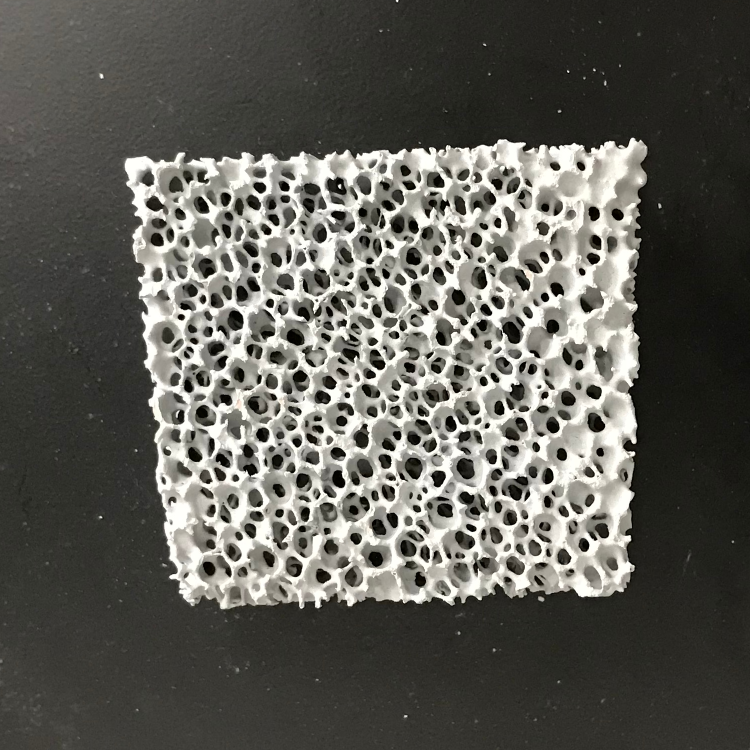
#> input picture closed_holes_detection/closed_holes_images/closed_hole.JPG, 1500 x 1500 px (shown at 1/2 size)
$ python closed_holes_tree.py
#> lines starting #> are read from the running program, lines starting #| are printed output that depends on the picture; after the words box and inside, x2 and y2 are one past the last pixel; in counts of white or black regions, pixels touching at a corner belong together
# 检测堵孔缺陷加入最小生成树
'''
@Author : liuxu
@Date : 2020/11/26
'''
import cv2
import os
import math
import matplotlib.pyplot as plt
import numpy as np
import datetime

# 待检测图像路径
filepath = "./closed_holes_images/closed_hole.JPG"
# [7 lines of commented-out code are left out]
IMAGE_WIDTH = 750
IMAGE_HEIGHT = 750

# 所有图像

all_images = []


# coding=utf-8
class Graph(object):
    def __init__(self, maps):
        self.maps = maps
        self.nodenum = self.get_nodenum()
        self.edgenum = self.get_edgenum()

    def get_nodenum(self):
        return len(self.maps)

    def get_edgenum(self):
        count = 0
        for i in range(self.nodenum):
            for j in range(i):
                if self.maps[i][j] > 0 and self.maps[i][j] < 9999:
                    count += 1
        return count

    def kruskal(self):
        res = []
        if self.nodenum <= 0 or self.edgenum < self.nodenum - 1:
            return res
        edge_list = []
        for i in range(self.nodenum):
            for j in range(i, self.nodenum):
                if self.maps[i][j] < 9999:
                    edge_list.append([i, j, self.maps[i][j]])  # 按[begin, end, weight]形式加入
        edge_list.sort(key=lambda a: a[2])  # 已经排好序的边集合

        group = [[i] for i in range(self.nodenum)]
        for edge in edge_list:
            for i in range(len(group)):
                if edge[0] in group[i]:
                    m = i
                if edge[1] in group[i]:
                    n = i
            if m != n:
                res.append(edge)
                group[m] = group[m] + group[n]
                group[n] = []
        return res

    # [31 lines left out: functions prim, plt_show_one_pic, not called in this run]


# 显示图像
def cv_show(name, img):
    cv2.imshow(name, img)
    # name=name
    # cv2.waitKey(0)


# 对图像resize处理
def row_image_resize(image, width, height):
    # image输入图像，width，height 期望得到的宽和高
    image = cv2.resize(image, (width, height))
    # print("resized image:", image.shape)
    return image


# #图像预处理函数
def pre_process(rowimage):
    # 显示原图
    # cv_show("row image", rowimage)
    grayimage = cv2.cvtColor(rowimage, cv2.COLOR_BGR2GRAY)  # 灰度化
    all_images.append((grayimage, "grayimage"))  # 填入列表
    resizedimage = row_image_resize(grayimage, IMAGE_WIDTH, IMAGE_HEIGHT)  # resize
    all_images.append((resizedimage, "resizedimage"))  # 填入列表
    cv_show("resizeimg", resizedimage)
    # 运用大津算法进行图像分割
    ret, im_th = cv2.threshold(resizedimage, 0, 255, cv2.THRESH_OTSU)

    # 使用全局固定阈值处理,增大阈值
    ret, im_th = cv2.threshold(resizedimage, int(ret + 25), 255, cv2.THRESH_BINARY)

    cv_show("image after OTSU", im_th)
    all_images.append((im_th, "OTSU"))
    return im_th


# 不使用for循环求两个矩阵的欧氏距离
def compute_distances_no_loops(mat_1, mat2):
    dists = np.sqrt(-2 * np.dot(mat_1, mat2.T) + np.sum(np.square(mat2), axis=1) +
                    np.transpose([np.sum(np.square(mat_1), axis=1)]))
    return dists


# 对图像进行旋转和裁剪操作
def crap_and_rotate(img, rect):
    box = cv2.boxPoints(rect)
    box = np.int0(box)
    # 对图像进行剪裁和旋转至水平
    width = int(rect[1][0])  # 图像的宽度
    height = int(rect[1][1])  # 图像的高度
    src_pts = box.astype("float32")
    dst_pts = np.array([[0, height - 1],
                        [0, 0],
                        [width - 1, 0],
                        [width - 1, height - 1]], dtype="float32")

    M = cv2.getPerspectiveTransform(src_pts, dst_pts)
    warped = cv2.warpPerspective(img, M, (width, height))

    # cv_show("cropped and rotated! ", warped)
    all_images.append((warped, "wrop&rotate"))
    warped_gray = cv2.cvtColor(warped, cv2.COLOR_BGR2GRAY)
    return warped_gray


# 计算两个轮廓之间的最小距离
def cal_two_contours_distance(cont1, cont2):
    min_distance = 100000
    cont1_sq = np.squeeze(cont1)
    cont2_sq = np.squeeze(cont2)
    dismat = compute_distances_no_loops(cont1_sq, cont2_sq)
    dist = np.min(dismat)
    return dist


# 窗口的内的所有轮廓计算距离矩阵
def distance_matrix(contours):
    # 先构造一个空的正方形矩阵(方阵)
    dis_mat = np.ones((len(contours), len(contours))) * 9999

    # 对角线值为0
    for i in range(len(contours)):
        dis_mat[i][i] = 0

    for i in range(int(len(contours) - 1)):
        cont1 = contours[i]
        for j in range(i + 1, len(contours)):
            cont2 = contours[j]
            temp_distance = cal_two_contours_distance(cont1, cont2)  # 计算两个轮廓之间的最小距离
            dis_mat[i][j] = temp_distance
            dis_mat[j][i] = temp_distance

    return dis_mat


# 根据距离矩阵生成最小生成树,分为kruskal算法和prim算法两种
def mstreegeneratefrommat(dis_mat):
    graph = Graph(dis_mat)
    graph_kruskal = graph.kruskal()
    # graph_prim = graph.prim()
    print("最小生成树kruskal算法")
    print(graph_kruskal)
    # print("最小生成树prim算法")
    # print(graph_prim)
    return graph_kruskal
    # return graph_prim


# 改进后的占空比计算函数
def cal_duty_cycle_in_rect(cropped_rotated_image, edge_length):
    # 正常区域最小生成树权值
    normal_tree_list = []
    # 非正常区域最小生成树权值
    unnormal_tree_list = []

    # 中值滤波去除面积微小的区域
    cropped_rotated_image = cv2.medianBlur(cropped_rotated_image, 3)
    print("根据占空比特征检测缺陷")
    # 是否存在堵孔缺陷的标志
    closed_holes_flag = 0
    # [5 lines of commented-out code are left out]
    img = cropped_rotated_image.copy()
    width_0 = img.shape[1]  # numpy的shape方法和
    height_0 = img.shape[0]
    # 减小尺寸后的图像
    mini_img = img[5:(height_0 - 5), 5:(width_0 - 5)]
    all_images.append((mini_img, "mini_img"))  # 填入列表
    print("mini_img shape: ", mini_img.shape)

    # 减小后的尺寸
    width = mini_img.shape[1]  # numpy的shape方法和
    height = mini_img.shape[0]
    # print("width:",width)
    # print("height:",height)

    # cv_show("mini:", mini_img)
    th = mini_img.max()  # 因为从二值图像转换RGB-->灰度图,灰度图像也是有两个值th和0
    S = float(edge_length * edge_length)  # 计算滑块的面积
    gray_value_S = S * float(th)  # 当滑块全部落在目标区域内的时候，总的灰度值的和

    # 初始化一个表示孔洞数量的二维数组
    rate_arr = np.zeros(
        [math.ceil((height - edge_length) / 10), math.ceil((width - edge_length) / 10)])  # math.ceil向上取整
    # print("二维数组shape: ",cons_num_arr.shape)

    min_value_rate = 1.0
    # 为提高运算速度，左右和上下相邻两个窗口间隔10px

    black_img = np.zeros_like(mini_img)  # 创建一个同大小的(0,0,0)黑色图像
    white_img = black_img
    white_img_rgb = cv2.cvtColor(white_img, cv2.COLOR_GRAY2BGR)

    mini_img_rgb = cv2.cvtColor(mini_img, cv2.COLOR_GRAY2BGR)
    for row in range(0, int(height - edge_length), 10):
        for col in range(0, int(width - edge_length), 10):
            temp_img = mini_img[int(row):int(row + edge_length), int(col):int(col + edge_length)]
            window_contours, _ = cv2.findContours(temp_img, cv2.RETR_TREE, cv2.CHAIN_APPROX_SIMPLE)
            print("删除前：", len(window_contours))
            window_contours = [cont for cont in window_contours if cv2.contourArea(cont) > 2]
            print("删除后：", len(window_contours))

            box = [[col, row], [col + edge_length, row], [col + edge_length, row + edge_length],
                   [col, row + edge_length]]  # 堵孔的矩形框
            box = np.array(box)  # list to ndarray
            # print("temp box: ",box)
            temp_sum = temp_img.sum()
            # print("temp_sum value: ", temp_sum)
            temp_rate = float(temp_sum / gray_value_S)
            rate_arr[int(row / 10)][int(col / 10)] = temp_rate

            # print("temp_sum value / gray_value_S={}".format(temp_sum / gray_value_S))
            if temp_rate < min_value_rate:
                min_value_rate = temp_rate

            if temp_rate < 0.055:
                # mini_img_with_rect = cv2.drawContours(mini_img_rgb, [box], 0, (0, 0, 255), 1)
                dis_mat = distance_matrix(window_contours)
                # print("邻接矩阵：\n", dis_mat)
                tree = mstreegeneratefrommat(dis_mat)
                # print("最小生成树为：\n", tree)
                weights_sum_value = 0.
                for i in range(len(tree)):
                    weights_sum_value += tree[i][2]
                # print("权重的和为：", weights_sum_value)
                weights_sum_value_div_n = weights_sum_value / len(window_contours)
                if weights_sum_value_div_n > 6.8:
                    cv2.drawContours(white_img, [box], 0, (255, 255, 255), cv2.FILLED)
                # [29 lines of commented-out code are left out]
    contours, _ = cv2.findContours(white_img, cv2.RETR_TREE, cv2.CHAIN_APPROX_SIMPLE)

    # cv2.drawContours(white_img_rgb,contours,-1,(0,0,255),thickness=1)
    # cv2.imshow("contours",white_img_rgb)

    cv2.drawContours(mini_img_rgb, contours, -1, (0, 0, 255), thickness=2)
    # cv2.imshow("contours", mini_img_rgb)

    print("min_value_rate: ", min_value_rate)
    if min_value_rate < 0.05:
        print("该过滤网存在堵孔缺陷")
    else:
        print("该过滤网不存在堵孔缺陷")

    cv2.imshow("white with rect", white_img)

    return rate_arr


# 找出区域
def detect_closed_holes(preprocessedimage):
    # 在分割后的图像找轮廓

    contours, hierarchy = cv2.findContours(preprocessedimage, cv2.RETR_TREE, cv2.CHAIN_APPROX_SIMPLE)
    # print("轮廓的类型：",type(contours))     # type is list
    areas = []  # 轮廓所围成的面积构成的数组
    for idx in range(len(contours)):
        areas.append(cv2.contourArea(contours[idx]))

    largest_idx = np.argmax(np.array(areas))  # 最大面积的下标

    # 最小外接矩形
    rect = cv2.minAreaRect(contours[largest_idx])  # 返回  中心点坐标（x,y) width:rect[1][0] height: rect[1][1] 旋转角度θ
    # print("rect type:", type(rect))
    # print(rect)
    box = cv2.boxPoints(rect)
    box = np.int0(box)
    # print("box type",type(box))
    # print("box:", box)

    # 画出样品的轮廓
    img = preprocessedimage.copy()
    # 为显示彩色,把灰度图像转换为RGB三通道图像
    img_rgb = cv2.cvtColor(img, cv2.COLOR_GRAY2BGR)

    img_with_rect = cv2.drawContours(img_rgb, [box], 0, (0, 0, 255), 2)
    # all_images.append((img_with_rect, "img_with_rect"))  # 填入列表

    # cv_show("image with rect", img_with_rect)

    new_img_with_rect = crap_and_rotate(img_with_rect, rect)
    # cv_show("new_img_with_rect", new_img_with_rect)

    # # 画出样品的轮廓
    # img = preprocessedimage.copy()
    # # 为显示彩色,把灰度图像转换为RGB三通道图像
    # img_rgb = cv2.cvtColor(img_rgb, cv2.COLOR_GRAY2BGR)
    draw_con_img = cv2.drawContours(img_rgb, contours, largest_idx, (255, 0, 0), cv2.FILLED)

    # 显示画出轮廓后的图像
    # cv_show("image with contours", draw_con_img)

    # 图像取差集 imagesub = imagesub1 - imagesub2
    imgsub1 = draw_con_img.copy()
    imgsub2 = preprocessedimage.copy()
    # blur_image为单通道图像，需要转换为RGB图像
    imgsub2 = cv2.cvtColor(imgsub2, cv2.COLOR_GRAY2BGR)

    # 取差集
    imgsub = cv2.subtract(imgsub1, imgsub2)

    all_images.append((imgsub, "sub"))
    # 显示取差集后图像
    # cv_show("image substraction", imgsub)

    # 取差集后对图像进行闭运算操作,填补小孔洞

    # 定义矩形结构元
    kernel = cv2.getStructuringElement(cv2.MORPH_RECT, (3, 3))
    closedimg = cv2.morphologyEx(imgsub, cv2.MORPH_CLOSE, kernel, iterations=1)
    # cv_show("image after close operation", closedimg)

    # 在取差集后的图像找轮廓
    image_find_contours = closedimg.copy()
    # 二值化,要用到阈值函数cv2.threshold()
    # cv2.findContours()要输入二值图像

    # 灰度化
    image_find_contours_gray = cv2.cvtColor(image_find_contours, cv2.COLOR_BGR2GRAY)
    ret, image_find_contours_bin = cv2.threshold(image_find_contours_gray, 0, 255, cv2.THRESH_OTSU)

    # 在二值图像找出所有轮廓,  过滤网中所有的孔洞的轮廓
    contours, hierarchy = cv2.findContours(image_find_contours_bin, cv2.RETR_TREE, cv2.CHAIN_APPROX_SIMPLE)

    areas = []
    for idx in range(len(contours)):
        areas.append(cv2.contourArea(contours[idx]))

    # 在差集图像中画出轮廓
    image_with_cons = cv2.drawContours(image_find_contours, contours, -1, (51, 153, 255), 1)

    # all_images.append((image_with_cons, "image_with_cons"))

    # cv_show("image_with_cons: ", image_with_cons)

    # 对图像进行剪裁和旋转至水平
    width = int(rect[1][0])  # 图像的宽度
    height = int(rect[1][1])  # 图像的高度
    src_pts = box.astype("float32")
    dst_pts = np.array([[0, height - 1],
                        [0, 0],
                        [width - 1, 0],
                        [width - 1, height - 1]], dtype="float32")

    M = cv2.getPerspectiveTransform(src_pts, dst_pts)
    warped = cv2.warpPerspective(image_with_cons, M, (width, height))

    # cv_show("cropped and rotated! ", warped)
    # all_images.append((warped, "wrop&rotate"))
    warped_gray = cv2.cvtColor(warped, cv2.COLOR_BGR2GRAY)
    # all_images.append((warped_gray, "gray"))

    # 检测缺陷
    # 根据窗口内的占空比
    arr = cal_duty_cycle_in_rect(warped_gray, int(warped_gray.shape[0] / 5))


# 对单个图像检测
def single_detection(imagepath):
    rowimg = cv2.imread(imagepath)
    preproimg = pre_process(rowimg)
    detect_closed_holes(preproimg)


def main():
    starttime = datetime.datetime.now()
    single_detection(filepath)
#> in single_detection, rowimg is the input picture: shape (1500, 1500, 3); mean B, G, R 86.8, 93, 93.8
#> in pre_process, `ret, im_th = cv2.threshold(resizedimage, 0, 255, cv2.THRESH_OTSU)`:
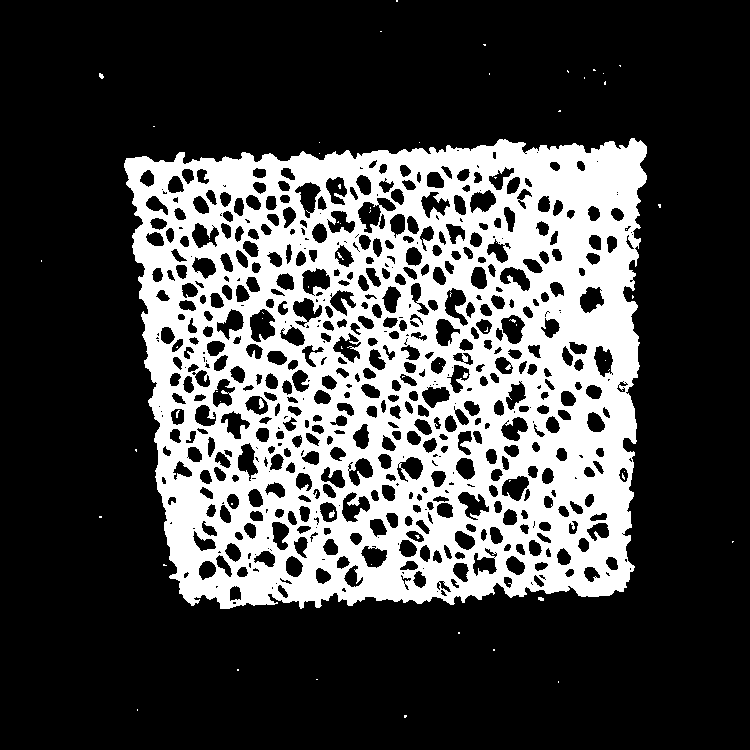
#> im_th: shape (750, 750); 27.9% white; 68 white regions (62 under 20 px), largest, box (x1, y1, x2, y2) and area: (124, 138, 647, 609) 156608, (259, 398, 264, 409) 39, (329, 510, 335, 518) 31, (463, 372, 468, 378) 22, (99, 73, 104, 79) 21, (538, 597, 544, 601) 20
#> in pre_process, `ret, im_th = cv2.threshold(resizedimage, 0, 255, cv2.THRESH_OTSU)`: ret = 125
#> in pre_process, `ret, im_th = cv2.threshold(resizedimage, int(ret + 25), 255, cv2.THRES..`: ret = 150
#> in detect_closed_holes, `contours, hierarchy = cv2.findContours(preprocessedimage, cv2.RETR_TRE..`: contours = 682 contours, 292 with area under 20; largest, box (x1, y1, x2, y2) and area: (125, 138, 647, 609) 211412, (352, 177, 405, 258) 1812, (292, 289, 357, 332) 1214, (182, 340, 229, 394) 1190, (526, 307, 567, 359) 932
#> after the loop in detect_closed_holes, `for idx in range(len(contours)):`: areas = 682 values, max 211412.5 at index 18, min 0 at index 1, mean 440.8
#> in detect_closed_holes, `largest_idx = np.argmax(np.array(areas))`: largest_idx = 18
#> in detect_closed_holes, `rect = cv2.minAreaRect(contours[largest_idx])`: rect = ((394.4, 374.8), (521.5, 462.7), -2.34)
#> in detect_closed_holes, `box = cv2.boxPoints(rect)`: box = [[143.3, 616.7], [124.4, 154.3], [645.5, 133], [664.4, 595.4]]
#> in detect_closed_holes, `box = np.int0(box)`: box = [[143, 616], [124, 154], [645, 133], [664, 595]]
#> in crap_and_rotate, `box = cv2.boxPoints(rect)`: box = [[143.3, 616.7], [124.4, 154.3], [645.5, 133], [664.4, 595.4]]
#> in crap_and_rotate, `box = np.int0(box)`: box = [[143, 616], [124, 154], [645, 133], [664, 595]]
#> in crap_and_rotate, `width = int(rect[1][0])`: width = 521
#> in crap_and_rotate, `height = int(rect[1][1])`: height = 462
#> in crap_and_rotate, `src_pts = box.astype("float32")`: src_pts = [[143, 616], [124, 154], [645, 133], [664, 595]]
#> in crap_and_rotate, `dst_pts = np.array([[0, height - 1], [0, 0], [width - 1, 0], [width - ..`: dst_pts = [[0, 461], [0, 0], [520, 0], [520, 461]]
#> in crap_and_rotate, `M = cv2.getPerspectiveTransform(src_pts, dst_pts)`: M = [[0.996, -0.041, -117.2], [0.0402, 0.996, -158.4], [-1.43e-20, -3.54e-19, 1]]
#> in detect_closed_holes, `imgsub = cv2.subtract(imgsub1, imgsub2)`:
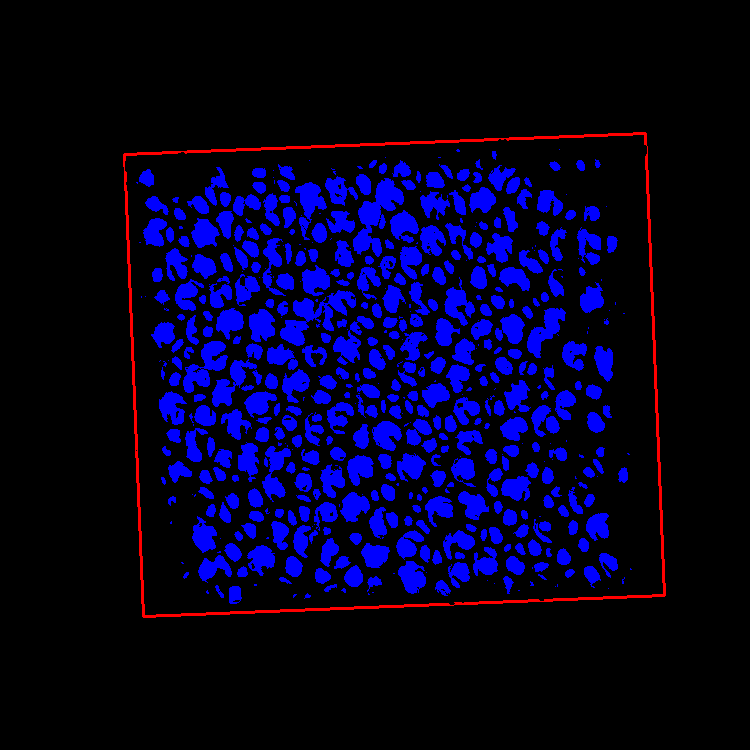
#> imgsub: shape (750, 750, 3); mean B, G, R 35.4, 0, 2.6
#> in detect_closed_holes, `kernel = cv2.getStructuringElement(cv2.MORPH_RECT, (3, 3))`: kernel = [[1, 1, 1], [1, 1, 1], [1, 1, 1]]
#> in detect_closed_holes, `ret, image_find_contours_bin = cv2.threshold(image_find_contours_gray,..`:
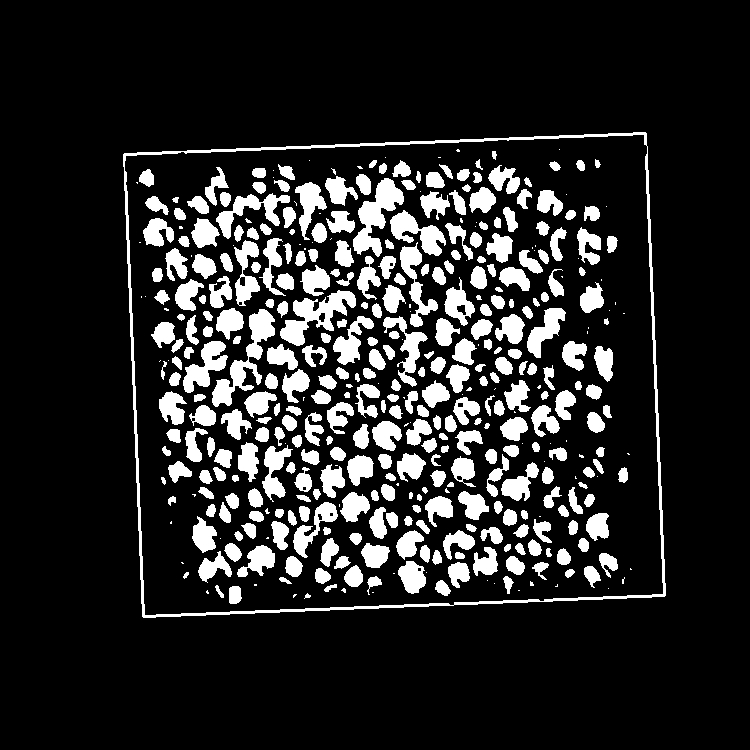
#> image_find_contours_bin: shape (750, 750); 15.3% white; 427 white regions (93 under 20 px)
#> in detect_closed_holes, `ret, image_find_contours_bin = cv2.threshold(image_find_contours_gray,..`: ret = 0
#> in detect_closed_holes, `contours, hierarchy = cv2.findContours(image_find_contours_bin, cv2.RE..`: contours = 440 contours, 111 with area under 20; largest, box (x1, y1, x2, y2) and area: (123, 132, 666, 618) 243067, (124, 134, 664, 616) 239216, (212, 309, 275, 407) 1652, (280, 290, 356, 346) 1586, (353, 178, 404, 257) 1570
#> after the loop in detect_closed_holes, `for idx in range(len(contours)):`: areas = 440 values, max 243067 at index 0, min 0 at index 4, mean 1256
#> in detect_closed_holes, `image_with_cons = cv2.drawContours(image_find_contours, contours, -1, ..`:
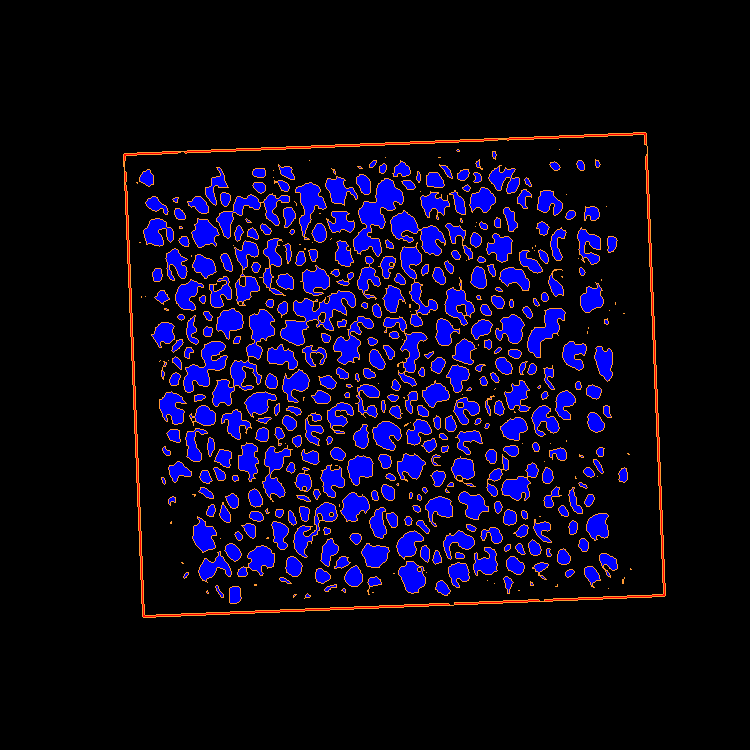
#> image_with_cons: shape (750, 750, 3); mean B, G, R 29.5, 6.4, 11.6
#> in detect_closed_holes, `width = int(rect[1][0])`: width = 521
#> in detect_closed_holes, `height = int(rect[1][1])`: height = 462
#> in detect_closed_holes, `src_pts = box.astype("float32")`: src_pts = [[143, 616], [124, 154], [645, 133], [664, 595]]
#> in detect_closed_holes, `dst_pts = np.array([[0, height - 1], [0, 0], [width - 1, 0], [width - ..`: dst_pts = [[0, 461], [0, 0], [520, 0], [520, 461]]
#| mini_img shape:  (452, 511)
#> in cal_duty_cycle_in_rect, `th = mini_img.max()`: th = 166
#> in cal_duty_cycle_in_rect, `gray_value_S = S * float(th)`: gray_value_S = 1405024
#> after the loop in cal_duty_cycle_in_rect, `for row in range(0, int(height - edge_length), 10):`:
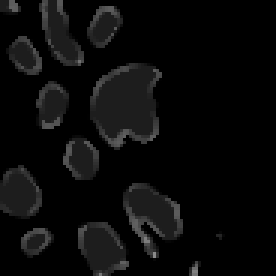
#> temp_img: shape (92, 92) (shown 3 times larger); min 0, max 139, mean 10
#> after the loop in cal_duty_cycle_in_rect, `for row in range(0, int(height - edge_length), 10):`:
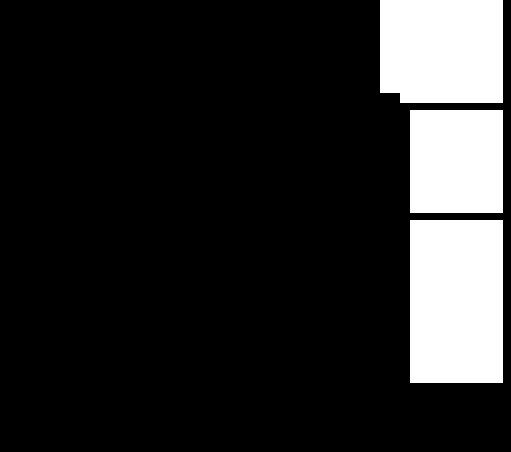
#> white_img: shape (452, 511); 16.1% white; 3 white regions, box (x1, y1, x2, y2) and area: (410, 220, 503, 383) 15159, (380, 0, 503, 103) 12469, (410, 110, 503, 213) 9579
#> in cal_duty_cycle_in_rect, `cv2.drawContours(mini_img_rgb, contours, -1, (0, 0, 255), thickness=2)`:
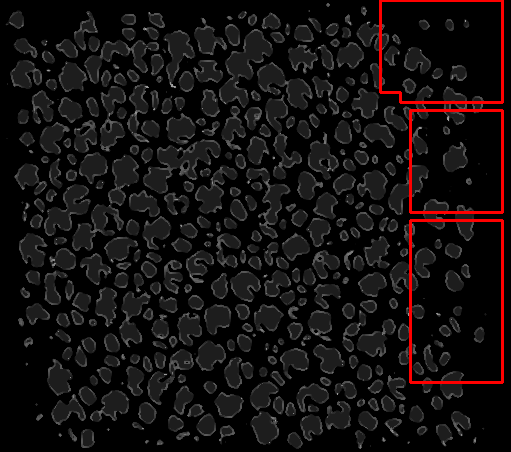
#> mini_img_rgb: shape (452, 511, 3); mean B, G, R 16.2, 16.2, 20.5
    endtime = datetime.datetime.now()
    costtime = (endtime - starttime).seconds
    print("耗费时间：{}s".format(costtime))
    cv2.waitKey(0)


if __name__ == '__main__':
    main()
